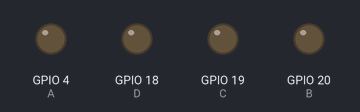
A program run on a simulated ESP8266 (NodeMCU). Shown: output pins drawn as LEDs (lit = HIGH). WiFi joins after 1.5 s; servers stay silent unless stated; what the program prints to the serial monitor is not drawn.

Above: at 2.0 s.
At 3.0 s:
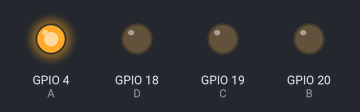
At 5.0 s:
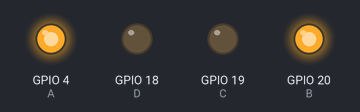
At 8.0 s:
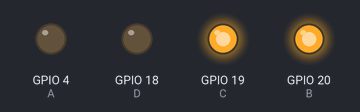
At 11.0 s:
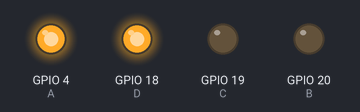
At 14.0 s:
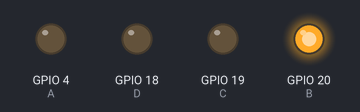
Timing chart, 0 to 14.5 s (numbered marks = the images above):
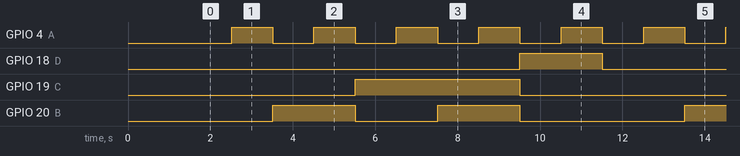

The program:

main.cpp
```cpp
#include <Arduino.h>
#include <ESP8266WiFi.h>

uint8_t currentValue = 0;

#define A 4
#define B 20
#define C 19
#define D 18

const char *ssid = "name";
const char *pass = "password";

WiFiClient client;


void nixieWrite(uint8_t a, uint8_t b, uint8_t c, uint8_t d, uint8_t value) {
  // D is most siginificant bit
  digitalWrite(d, (value & 0x08) >> 3);
  digitalWrite(c, (value & 0x04) >> 2);
  digitalWrite(b, (value & 0x02) >> 1);
  digitalWrite(a, value & 0x01);
}

void setup() {
  Serial.begin(115200);

  // Connect to WiFi
  delay(10);

  WiFi.begin(ssid, pass);

  while (WiFi.status() != WL_CONNECTED) {
    delay(500);
    Serial.print(".");
  }

  // Initialize control pins for nixie tube
  pinMode(A, OUTPUT);
  pinMode(B, OUTPUT);
  pinMode(C, OUTPUT);
  pinMode(D, OUTPUT);

  // Initial state
  nixieWrite(A, B, C, D, 0);
}

void loop() {
  delay(1000);
  currentValue++;

  currentValue = currentValue % 10;

  nixieWrite(A, B, C, D, currentValue);
}
```

Measured:
- by itself, GPIO 4 (A): alternates HIGH for 1.0 s and LOW for 1.0 s
- by itself, GPIO 18 (D): alternates HIGH for 2.0 s and LOW for 8.0 s
- by itself, GPIO 19 (C): alternates HIGH for 4.0 s and LOW for 6.0 s
- by itself, GPIO 20 (B): repeats every 10.0 s: LOW 2.0 s, HIGH 2.0 s, LOW 4.0 s, HIGH 2.0 s
